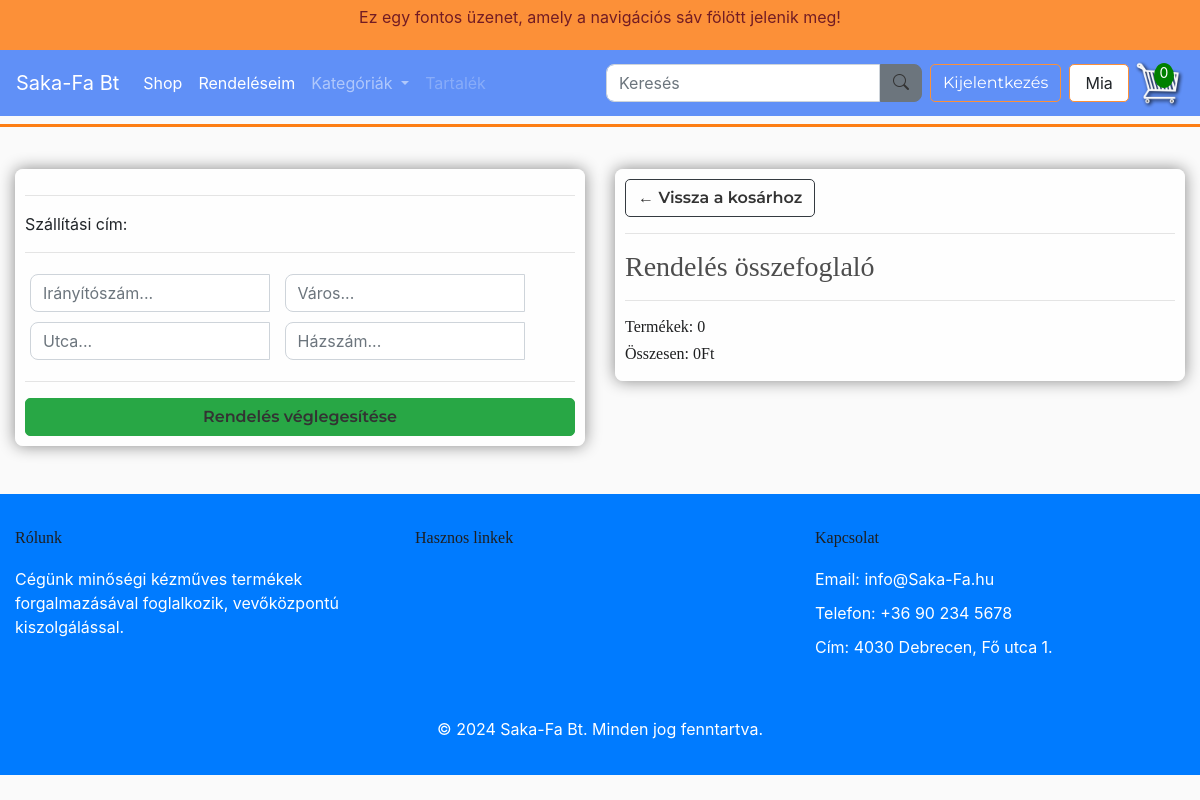
Page /checkout/ (signed in) on the earlier database version.
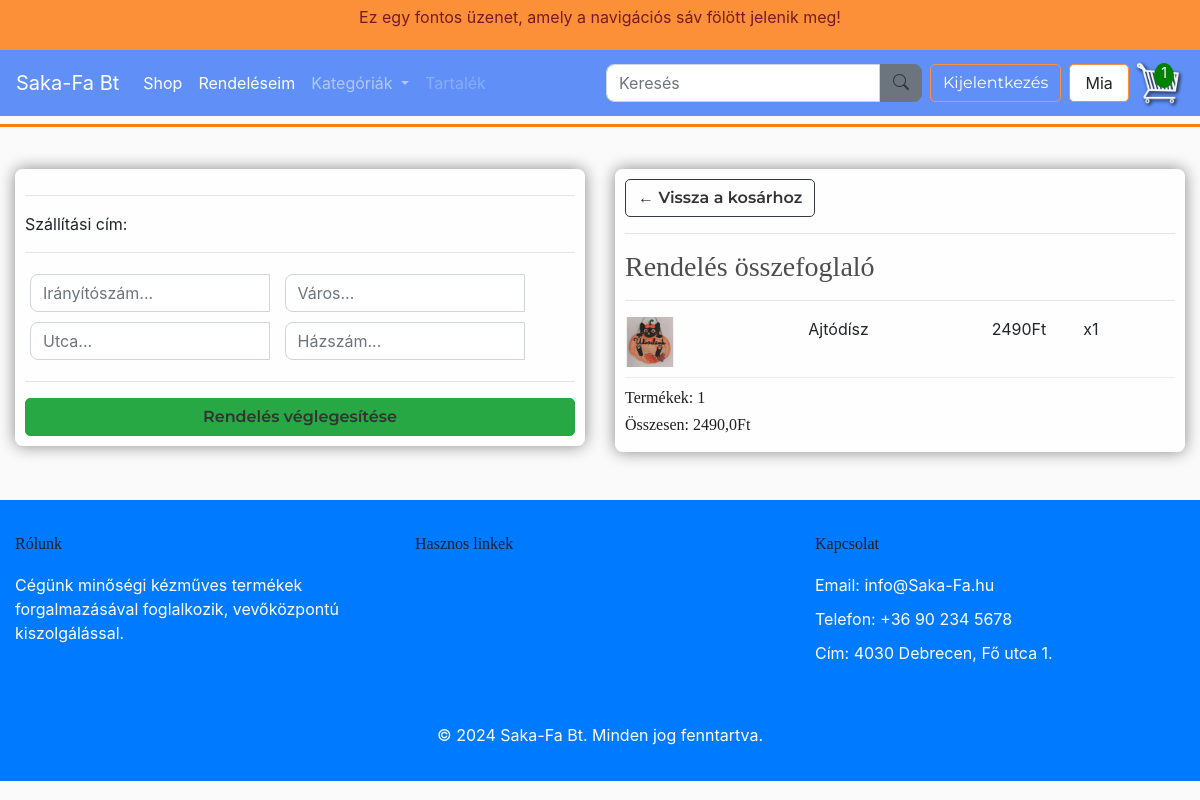
Same page on the later database version.
### store/models.py (models this page shows, shortened)
class Order(models.Model):
    customer = models.ForeignKey(Customer, on_delete=models.SET_NULL, null=True, blank=True, verbose_name="Vásárló")
    date_order = models.DateTimeField(auto_now_add=True, verbose_name="Rendelés dátuma")
    complete = models.BooleanField(default=False, verbose_name="Befejezett")
    transaction_id = models.CharField(max_length=100, null=True, verbose_name="Tranzakció azonosító")
    discount_percentage = models.FloatField(default=0)
    class Meta:
        verbose_name = "Rendelés"
        verbose_name_plural = "Rendelések"
    @property
    def get_cart_total(self):
        orderitems = self.orderitem_set.all()
        total = sum([item.get_total for item in orderitems])
        return total
    @property
    def get_cart_items(self):
        orderitems = self.orderitem_set.all()
        total = sum([item.quantity for item in orderitems])
        return total

class OrderItem(models.Model):
    product = models.ForeignKey(Product, on_delete=models.SET_NULL, null=True)
    order = models.ForeignKey(Order, on_delete=models.SET_NULL, null=True)
    quantity = models.IntegerField(default=0, null=True, blank=True)
    date_added = models.DateTimeField(auto_now_add=True)
    class Meta:
        verbose_name = "Rendelési tétel"
        verbose_name_plural = "Rendelési tételek"
    @property
    def get_total(self):
        if self.product and self.product.price is not None:
            return self.product.price * self.quantity
        return 0  # Visszatér 0, ha a termék nincs vagy a price null

class Product(models.Model):
    CATEGORY_CHOICES = [
        ('option1', 'FÁBÓL KÉSZÜLT'),
        ('option2', 'KÖTÖTT-HORGOLT'),
        ('option3', 'PÖTTYÖSCICA'),
        ('option4', 'TEXTIL'),
    ]
    name = models.CharField(max_length=200)
    price = models.FloatField()
    discount_percentage = models.FloatField(default=0)  # Kedvezmény százalék mező
    image = models.ImageField(null=True, blank=True)
    description = models.TextField(blank=True)
    category = models.CharField(max_length=10, choices=CATEGORY_CHOICES, default='option1')
    class Meta:
        verbose_name = "Termék"
        verbose_name_plural = "Termékek"
    @property
    def imageURL(self):
        try:
            url = self.image.url
        except:
            url = ''
        return url

### store/views.py (the view)
# urls.py: path('checkout/', views.checkout, name="checkout"),
def checkout(request):
    data = cartData(request)
    context = {'items': data['items'], 'order': data['order'], 'cartItems': data['cartItems']}
    return render(request, 'store/checkout.html', context)

### store/views.py (called while the page is built)
def cartData(request):
    if request.user.is_authenticated:
        customer = request.user.customer
        orders = Order.objects.filter(customer=customer, complete=False)
        if orders.exists():
            order = orders.first()
            items = order.orderitem_set.all()
            cartItems = order.get_cart_items
        else:
            items = []
            cartItems = 0
            order = {'get_cart_total': 0, 'get_cart_items': 0}  # Üres kosár
    else:
        items = []
        cartItems = 0
        order = {'get_cart_total': 0, 'get_cart_items': 0}  # Üres kosár
    return {'cartItems': cartItems, 'order': order, 'items': items}

### store/templates/store/checkout.html (shortened to what this page needs)
{% extends 'store/main.html' %}
{% load static %}
{% block content %}
<div class="row">
    <div class="col-lg-6">
        <div class="box-element" id="form-wrapper">
            <form id="form">
                <div id="shipping-info">
                    <hr>
                    <p>Szállítási cím:</p>
                    <hr>
                    <div class="form-field">
                        <input required class="form-control" type="text" name="zipcode" placeholder="Irányítószám...">
                    </div>
                    <div class="form-field">
                        <input required class="form-control" type="text" name="city" placeholder="Város...">
                    </div>
                    <div class="form-field">
                        <input required class="form-control" type="text" name="address" placeholder="Utca...">
                    </div>
                    <div class="form-field">
                        <input required class="form-control" type="text" name="street_number" placeholder="Házszám...">
                    </div>
                </div>
                <hr>
                <input id="form-button" class="btn btn-success btn-block" type="submit" value="Rendelés véglegesítése">
            </form>
        </div>
    </div>
    <div class="col-lg-6">
        <div class="box-element">
            <a class="btn btn-outline-dark" href="{% url 'cart' %}">&#x2190; Vissza a kosárhoz</a>
            <hr>
            <h3>Rendelés összefoglaló</h3>
            <hr>
            {% for item in items %}
            <div class="cart-row">
                <div style="flex:2"><img class="row-image" src="{{item.product.imageURL}}"></div>
                <div style="flex:2"><p>{{item.product.name}}</p></div>
                <div style="flex:1"><p>{{item.product.price|floatformat:0}}Ft</p></div>
                <div style="flex:1"><p>x{{item.quantity}}</p></div>
            </div>
            {% endfor %}
            <h5>Termékek:   {{order.get_cart_items}}</h5>
            <h5>Összesen:   {{order.get_cart_total}}Ft</h5>
        </div>
    </div>
</div>
{% endblock content %}

### store/templates/store/main.html (shortened to what this page needs)
<!DOCTYPE html>
{% load static %}
<html lang="hu">
<head>
    <link href="https://cdnjs.cloudflare.com/ajax/libs/bootstrap-icons/1.10.0/font/bootstrap-icons.min.css" rel="stylesheet">
    <link rel="stylesheet" href="https://cdnjs.cloudflare.com/ajax/libs/font-awesome/6.0.0-beta3/css/all.min.css">
    <link rel="stylesheet" href="https://stackpath.bootstrapcdn.com/bootstrap/4.4.1/css/bootstrap.min.css">
    <link rel="stylesheet" type="text/css" href="{% static 'css/main.css' %}">
</head>
<body>
<div class="custom-banner">
    <p>Ez egy fontos üzenet, amely a navigációs sáv fölött jelenik meg!</p>
</div>
<nav class="navbar navbar-expand-lg navbar-dark bg-primary ">
    <a class="navbar-brand" href="{% url 'index' %}">Saka-Fa Bt</a>
    <div class="collapse navbar-collapse" id="navbarSupportedContent">
        <ul class="navbar-nav mr-auto">
            <li class="nav-item active">
                <a class="nav-link" href="{% url 'store' %}">Shop</a>
            </li>
            <li class="nav-item active">
                <a class="nav-link" href="{% url 'order_list' %}">Rendeléseim</a>
            </li>
            <li class="nav-item dropdown">
                <a class="nav-link dropdown-toggle" href="#" id="navbarDropdown" role="button" data-toggle="dropdown" aria-haspopup="true" aria-expanded="false">
                  Kategóriák
                </a>
              </li>
            <li class="nav-item">
                <a class="nav-link disabled" href="#">Tartalék</a>
            </li>
        </ul>
        <form class="d-flex align-items-center my-2 my-lg-0" method="GET" action="{% url 'search' %}">
            <input class="form-control mr-0" type="search" name="q" placeholder="Keresés" aria-label="Search">
            <button class="btn btn-secondary mr-2 custom-button" type="submit"><i class="bi bi-search" ></i></button>
        </form>
        <div class="form-inline my-2 my-lg-0">
            <div class="user-status" style="display: flex; align-items: center;">
                {% if user.is_authenticated %}
                    <form id="logout-form" method="POST" action="{% url 'logout' %}">
                        <button class="btn btn-outline-warning user-btn">Kijelentkezés</button>
                    </form>
                    <p class="user">{{ user.username }}</p>
                {% else %}
                    <a href="{% url 'login' %}" class="btn btn-outline-warning user-btn">Bejelentkezés</a>
                {% endif %}
            </div>
            {% if user.is_authenticated %}
            <div class="cart-container">
                <a href="{% url 'cart' %}" id="cart-icon-link">
                    <span id="cart-total">{{ cartItems }}</span>
                </a>
            </div>
            {% endif %}
        </div>
    </div>
</nav>
<div class="separator"></div>
<div class="container">
    <br>
    {% block content %}
    {% endblock content %}
</div>
<footer class="footer  text-white mt-5 py-4">
    <div class="container">
        <div class="row">
            <div class="col-lg-4 col-md-6 mb-4">
                <h5>Rólunk</h5>
                <p>Cégünk minőségi kézműves termékek forgalmazásával foglalkozik, vevőközpontú kiszolgálással.</p>
            </div>
            <div class="col-lg-4 col-md-6 mb-4">
                <h5>Hasznos linkek</h5>
            </div>
            <div class="col-lg-4 col-md-6 mb-4">
                <h5>Kapcsolat</h5>
                <p>Email: info@Saka-Fa.hu</p>
                <p>Telefon: +36 90 234 5678</p>
                <p>Cím: 4030 Debrecen, Fő utca 1.</p>
            </div>
        </div>
        <div class="text-center mt-4">
            <p>&copy; 2024 Saka-Fa Bt. Minden jog fenntartva.</p>
        </div>
    </div>
</footer>
</body>
</html>

Differences in the rows shown:
added OrderItem: product.imageURL (picture), product.name "Ajtódísz", product.price "2490", quantity "1"
computed for Order: get_cart_items "0" → "1"; get_cart_total "0" → "2490,0"
Other differences:
{{ cartItems }}: "0" → "1"
